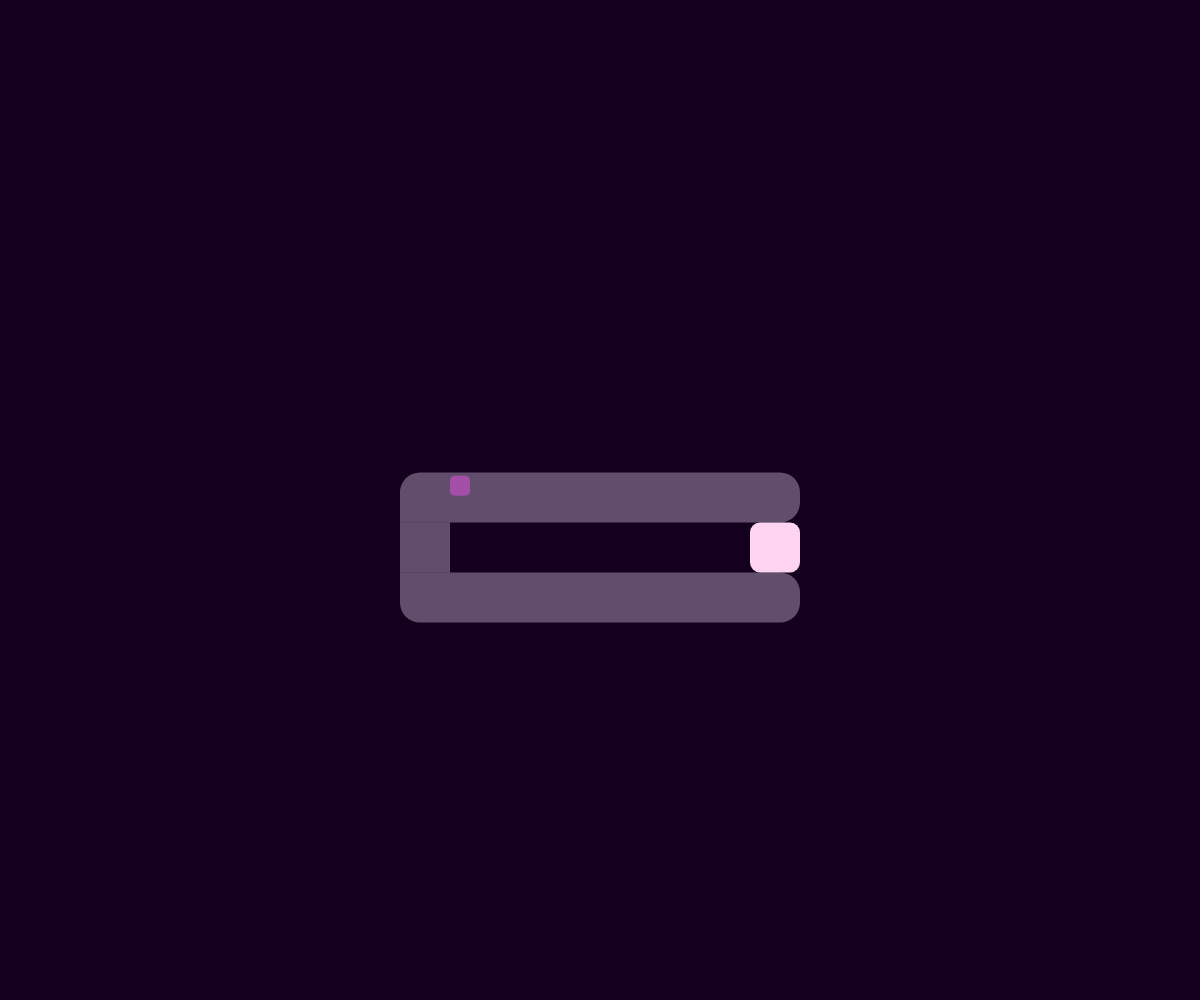
Frame 1 (no input)
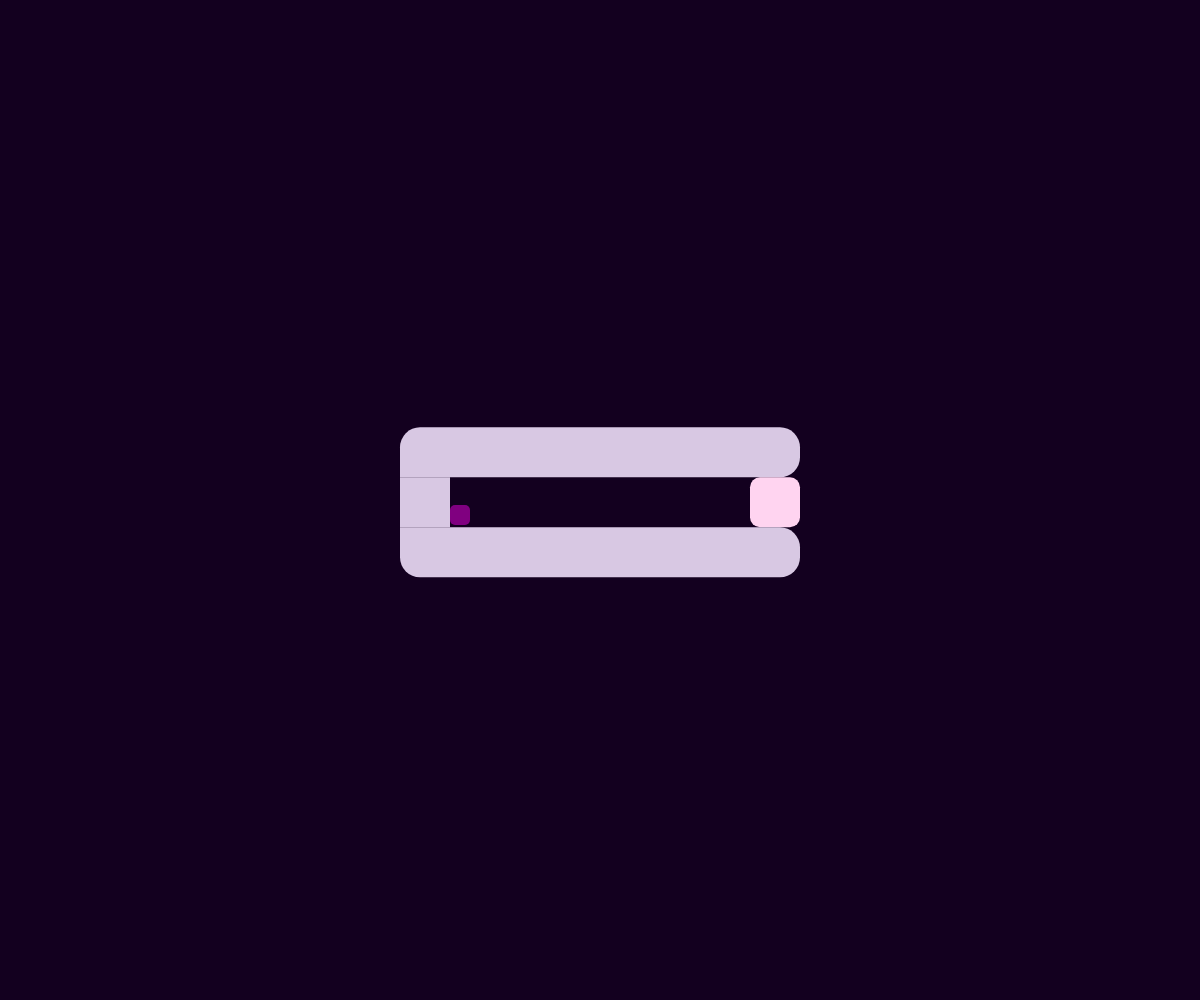
Frame 60 (no input)
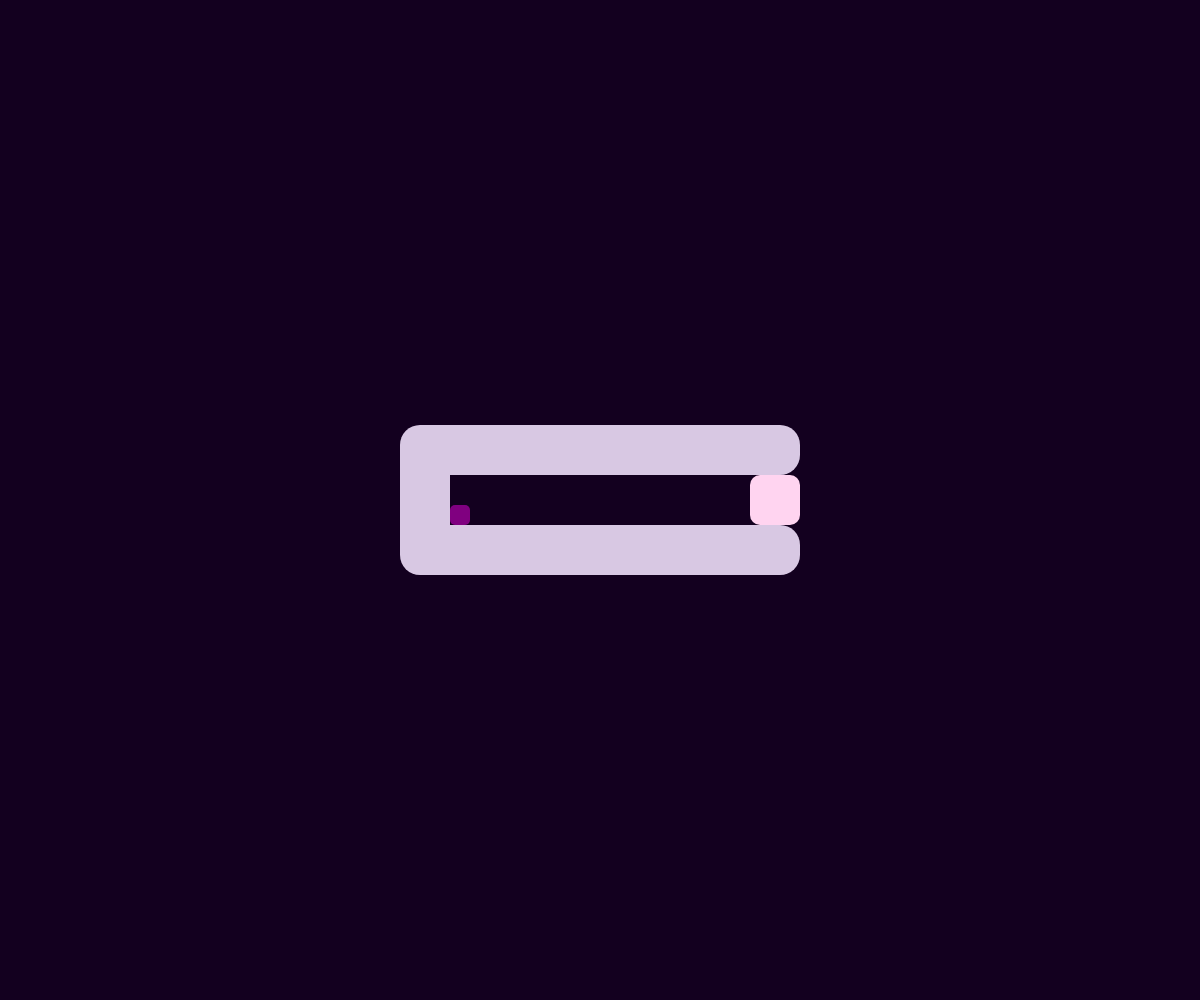
Frame 120 (the mouse pressed at the canvas centre since frame 60)

The p5.js sketch that drew these frames (run headless with seeded random() and noise() and a simulated clock; from frame 60 on, the mouse is pressed at the canvas centre):

// p5.js sketch
// ── sketch.js
var blocks=[
  [],
  [],
  [],
  [],
  [],
  [],
  [],
  [],
  [],
  [],
  [],
  [],
  [],
  [],
  [],
  [],
  [],
  [],
  [],
  [],
  [],
  [],
  [],  
];
var cam={
  x:0,
  y:0
};
var x;
var y;
var circlix=[];
var anticircleX=[];
var anticircleY=[];
var circleRed=[];
var circleR=[];
var antiCircleR=[];
var circleGreen=[];
var circleBlue=[];
var circliy=[];
var keys=[];
var level=0;
function keyPressed(){
  keys[keyCode]=true;
}
function keyReleased(){
  keys[keyCode]=false;
}
function windowResized(){
  resizeCanvas(windowWidth,windowHeight);
}
var testMap=[
  '                            ',
  '1                           ',
  '                            ',
  ' 11                    1    ',
  ' 1                       1  ',
  '    111      1         1    ',
  '     11  1 1      111    1  ',
  '        1     111  1   111  ',
  '                1           ',
  '                            ',
  '                            ',
];
var player;
var levelWidth;
var levelHeight;
var rotation1;
var rotation2;
var rotation1now;
var rotation2now;
function setup() {
  rotation1=random(0,PI);
  rotation2=random(0,PI);
  rotation1now=random(0,PI/6);
  rotation2now=random(0,PI/6);
  createCanvas(windowWidth,windowHeight);
  x=width/2-165*1.5;
  y=-width/5;
  player=new Player(100,100);
  Load(blocks,worldMap)
  for(var i=0;i<blocks[level].length;i++){
    if(blocks[level][i].type1===1){
      blocksNeededtoTouch++;
    }
  }
  for(var i=0;i<20;i++){
    circlix.push(random(0,width));
    circliy.push(random(0,height));
    anticircleX.push(random(0,width));
    anticircleY.push(random(0,height));
    circleRed.push(random(200,255));
    circleR.push(random(20,100));
    circleGreen.push(random(200,255));
    circleBlue.push(random(200,255));
    antiCircleR.push(random(20,100));
}
}
var blocksTouched=0;
var blocksNeededtoTouch=0;
var a=0
function draw() {
  frameRate(60);
    for(var i=0;i<worldMap[level].length;i++){
    for(var j=0;j<worldMap[level][i].length;j++){
      levelHeight=worldMap[level].length;
      levelWidth=worldMap[level][i].length;
    }
  }
  if(levelWidth*50>width){
    cam.x=lerp(cam.x, width/2-player.x, 0.05);
  }else{
    cam.x=-levelWidth*25;
  }
  if(levelHeight*50>height){
    cam.y=lerp(cam.y, height/2-player.y, 0.05);
  }else{
    cam.y=-levelHeight*25;
  }
  switch(level){
    case 0:
      background(19, 0, 31);
    break;
    case 1:
      background(19, 0, 31);
    break;
    case 2:
      background(19, 0, 31);
    break;
    case 3:
      background(19, 0, 31);
    break;
    case 4:
      background(19, 0, 31);
    break;
    case 5:
      background(19, 0, 31);
    break;
    case 6:
      background(19, 0, 31);
    break;
    case 7:
      background(19, 0, 31);
    break;
    case 8:
      background(19, 0, 31);
    break;
    case 9:
      background(181,241,255);
    break;
    case 10:
      background(181,241,255);
    break;
    case 11:
      background(181,241,255);
    break;
    case 12:
      background(19, 0, 31);
    break;
    case 13:
      background(181,241,255);
    break;
    case 14:
      for(var i=0;i<width;i++){
        var a=color(255, 215, 122,200);
        var b=color(255, 191, 238,200);
        var c=lerpColor(a,b,i/width);
        stroke(c);
        line(i,0,i,height);
      }
      if(frameCount%30===0){
        rotation1=random(0,PI/6);
        rotation2=random(0,PI/6);
      }
      for(var i=-width*0.5;i<width*1.25;i+=300){
        stroke(0,0,0,30);
        noFill();
        strokeWeight(3);
        drawHexagon(i,3*height/4,150,6,rotation1now);
        drawHexagon(i+150,height/4,150,6,rotation2now);
      }
      rotation1now=lerp(rotation1now,rotation1,0.05);
      rotation2now=lerp(rotation2now,rotation2,0.05);;
    break;
    case 15:
      for(var i=0;i<width;i++){
        var a=color(255, 215, 122,200);
        var b=color(255, 191, 238,200);
        var c=lerpColor(a,b,i/width);
        stroke(c);
        line(i,0,i,height);
      }
      if(frameCount%30===0){
        rotation1=random(0,PI/6);
        rotation2=random(0,PI/6);
      }
      for(var i=-width*0.5;i<width*1.25;i+=300){
        stroke(0,0,0,30);
        noFill();
        strokeWeight(3);
        drawHexagon(i,3*height/4,150,6,rotation1now);
        drawHexagon(i+150,height/4,150,6,rotation2now);
      }
      rotation1now=lerp(rotation1now,rotation1,0.05);
      rotation2now=lerp(rotation2now,rotation2,0.05);;
    break;
    case 16:
      background(19,0,31);
    break;
    case 17:
      background(255);
    break;
    case 18:
      background(19,0,31);
    break;
    case 19:
      background(255);
    break;
    case 20:
      background(255);
    break;
    case 21:
      background(255);
    break;
    case 22:
      background(255);
      push();
y=lerp(y,height/2,0.05);
translate(x,y);
scale(1.5);
fill(0);
strokeWeight(3);
//H
beginShape();
vertex(0,20);
vertex(20,20);
vertex(30,0);
vertex(40,0);
vertex(30,20);
vertex(50,20);
vertex(80,-40);
vertex(60,-40);
vertex(45,-10);
vertex(35,-10);
vertex(50,-40);
vertex(30,-40);
endShape(CLOSE);
//E
beginShape();
vertex(70,20);
vertex(100,-40);
vertex(150,-40);
vertex(140,-20);
vertex(110,-20);
vertex(105,-10);
vertex(135,-10);
vertex(130,0);
vertex(100,0);
vertex(95,10);
vertex(125,10);
vertex(120,20);
endShape(CLOSE);
//M
beginShape();
vertex(170,20);
vertex(170,-40);
vertex(190,-40);
vertex(200,-10);
vertex(210,-40);
vertex(230,-40);
vertex(230,20);
vertex(210,20);
vertex(210,0);
vertex(190,0);
vertex(190,20);
endShape(CLOSE);
beginShape();
vertex(250,20);
vertex(260,0);
vertex(275,0);
vertex(285,-20);
vertex(270,-20);
vertex(280,-40);
vertex(330,-40);
vertex(320,-20);
vertex(305,-20);
vertex(295,0);
vertex(310,0);
vertex(300,20);
endShape(CLOSE);
pop();
for(var i=0;i<circlix.length;i++){
  fill(circleRed[i],circleGreen[i],circleBlue[i],100);
  noStroke();
  ellipse(circlix[i],circliy[i],circleR[i],circleR[i]);
      circlix[i]=lerp(circlix[i],anticircleX[i],0.05);
      circliy[i]=lerp(circliy[i],anticircleY[i],0.05);
      circleR[i]=lerp(circleR[i],antiCircleR[i],0.05);
  if(frameCount%30===0){
      anticircleX[i]=random(0,width);
      anticircleY[i]=random(0,height);
      circleR[i]=random(20,100);
  }
}
    break;
  }
  push();
  translate(width/2,height/2);
  translate(cam.x,cam.y);
  if(levelHeight*50>height){
    translate(0,-height/2);
  }
  if(levelWidth*50>width){
    translate(-width/2,0);
  }
  player.update(blocks[level]);
  player.show();
  for(var i=0;i<blocks[level].length;i++){
    blocks[level][i].update(player);
    blocks[level][i].updateTexture(blocks[level]);
    blocks[level][i].show();
  }
  pop();
  if(player.hitPortal){
    player.yvel=0;
    level++;
    Load(blocks, worldMap);
    Erase(blocks[level-1]);
  }
}

// ── Assets.js
function Block(x,y,type1,type2,type3,type4){
    this.x=x;
    this.y=y;
    this.designx=this.x+100;
    this.designy=this.y+50;
    this.type1=type1;
    this.type2=type2;
    this.type3=type3;
    this.type4=type4;
    this.Sz=50;
    this.BlocktoLeft=false;
    this.BlocktoRight=false;
    this.BlockAbove=false;
    this.BlockBelow=false;
    this.on=false;
    this.anticipatedy=this.y;
    this.anticipatedx=this.x;
    this.moving=false;
    this.active=false;
    this.touched=false;
    this.design3picker=round(random(1,2.25));
    this.updateTexture=function(blocks){
        
            for(var i=0;i<blocks.length;i++){
            var b=blocks[i];
            if(dist(this.x,this.y,b.x,b.y)===50){
                if(this.type1===b.type1){
                        if(this.x-b.x===-50){
                            this.BlocktoRight=true;
                        }
                        if(this.x-b.x===50){
                            this.BlocktoLeft=true;
                        }
                        if(this.y-b.y===50){
                            this.BlockAbove=true;
                        }
                        if(this.y-b.y===-50){
                            this.BlockBelow=true;
                        }
                        if(this.touched){
                            b.touched=true;
                        }
                }
                if(this.on){
                    b.on=true;
                }
                if(this.moving){
                    b.moving=true;
                }
                }
            //Cornering
            switch(this.type2){
                case 1:
                    if(!this.BlockAbove&&this.BlockBelow&&!this.BlocktoLeft&&this.BlocktoRight){
                        this.type3=2;
                        this.type4=1;
                    }
                    if(!this.BlockAbove&&this.BlockBelow&&this.BlocktoLeft&&!this.BlocktoRight){
                        this.type3=2;
                        this.type4=2;
                    }
                    if(this.BlockAbove&&!this.BlockBelow&&this.BlocktoLeft&&!this.BlocktoRight){
                        this.type3=2;
                        this.type4=3;
                    }
                    if(this.BlockAbove&&!this.BlockBelow&&!this.BlocktoLeft&&this.BlocktoRight){
                        this.type3=2;
                        this.type4=4;
                    }
                    //Pillaring
                    if(!this.BlockAbove&&this.BlockBelow&&!this.BlocktoLeft&&!this.BlocktoRight){
                            this.type3=3;
                            this.type4=1;
                    }
                    if(!this.BlockAbove&&!this.BlockBelow&&this.BlocktoLeft&&!this.BlocktoRight){
                        this.type3=3;
                        this.type4=2;
                    }
                    if(this.BlockAbove&&!this.BlockBelow&&!this.BlocktoLeft&&!this.BlocktoRight){
                        this.type3=3;
                        this.type4=3;
                    }
                    if(!this.BlockAbove&&!this.BlockBelow&&!this.BlocktoLeft&&this.BlocktoRight){
                        this.type3=3;
                        this.type4=4;
                    }
                    //Miscellaneous
                    //All around and Betweening
                    if(this.BlockAbove&&this.BlockBelow&&this.BlocktoLeft&&this.BlocktoRight){
                        this.type3=4;
                    }
                    if(this.BlockAbove&&this.BlockBelow&&!this.BlocktoLeft&&!this.BlocktoRight){
                        this.type3=4;
                    }
                    if(!this.BlockAbove&&!this.BlockBelow&&this.BlocktoLeft&&this.BlocktoRight){
                        this.type3=4;
                    }
                    //Three Waying
                    if(!this.BlockAbove&&this.BlockBelow&&this.BlocktoLeft&&this.BlocktoRight){
                        this.type3=4;
                    }
                    if(this.BlockAbove&&!this.BlockBelow&&this.BlocktoLeft&&this.BlocktoRight){
                        this.type3=4;
                    }
                    if(this.BlockAbove&&this.BlockBelow&&!this.BlocktoLeft&&this.BlocktoRight){
                        this.type3=4;
                    }
                    if(this.BlockAbove&&this.BlockBelow&&this.BlocktoLeft&&!this.BlocktoRight){
                        this.type3=4;
                    }
                break;  
                case 2:
                    if(this.BlocktoLeft&&!this.BlocktoRight){
                        this.type3=2;
                        this.type4=1;
                    }
                    if(!this.BlocktoLeft&&this.BlocktoRight){
                        this.type3=2;
                        this.type4=2;
                    }
                    if(this.BlocktoLeft&&this.BlocktoRight){
                        this.type3=3;
                        this.type4=1;
                    }
                break; 
                case 3:
                    if(this.BlocktoLeft&&this.BlocktoRight){
                        this.type3=3; 
                     }
                     if(!this.BlocktoLeft&&this.BlocktoRight){
                        this.type3=2;
                        this.type4=1; 
                     }
                     if(this.BlocktoLeft&&!this.BlocktoRight){
                        this.type3=2;
                        this.type4=2; 
                     }
                break; 
                case 4:
                    if(this.BlocktoLeft&&this.BlocktoRight){
                        this.type3=3; 
                     }
                     if(!this.BlocktoLeft&&this.BlocktoRight){
                        this.type3=2;
                        this.type4=1; 
                     }
                     if(this.BlocktoLeft&&!this.BlocktoRight){
                        this.type3=2;
                        this.type4=2; 
                     }
                break; 
            }
            
            
        }
        
    
};
this.update=function(player,blocks){
    if(this.type2===3){
        this.designy=this.y;
    }
    if(this.type2!==3){
        this.designx=this.x;
    }
    //if(this.type1!==3){
        switch(this.type2){
            case 1:
                if(this.touched&&!this.on){
                    blocksTouched++;
                }
                if(dist(player.x,0,this.x,0)<250){
                    this.moving=true;
                }
                if(this.moving){
                    this.designy=lerp(this.designy,this.anticipatedy,0.05)
                }
                if(dist(this.designy,0,this.anticipatedy,0)<1){
                    this.designy=this.anticipatedy;
                    this.moving=false;
                }
            break;
            case 2:
                if(this.touched&&!this.on){
                    blocksTouched++;
                }
                if(dist(player.x,0,this.x,0)<250){
                    this.moving=true;
                }
                if(this.moving){
                    this.designy=lerp(this.designy,this.anticipatedy,0.05)
                }
                if(dist(this.designy,0,this.anticipatedy,0)<1){
                    this.designy=this.anticipatedy;
                    this.moving=false;
                }
            break;
            case 3:
                if(this.touched&&!this.on){
                    blocksTouched++;
                }
                if(dist(player.x,0,this.x,0)<250){
                    this.moving=true;
                }
                if(this.moving){
                    this.designx=lerp(this.designx,this.anticipatedx,0.05)
                }
                if(dist(this.designx,0,this.anticipatedx,0)<1){
                    this.designx=this.anticipatedx;
                    this.moving=false;
                }
            break;
        }
        
    };
    this.show=function(){
        //Type 1 will show which kind of block it is. Normal block, Death Block...
        switch(this.type1){
            case 1:
                //Normal Block
                //Type 2 will show which design it is in. For example, the first part is round, then the other is trapezoidal
                switch(this.type2){
                    case 1:
                        //First Part
                        //Type 3 explains which kind of block it is for the purpose of connective textures
                        switch(this.type3){
                            case 1:
                                //Self
                                if(this.on){
                                    fill(216, 200, 227);
                                    noStroke();
                                    rect(this.designx,this.designy,this.Sz,this.Sz,20,20,20,20);
                                }
                                if(!this.on){
                                    fill(216, 200, 227,100);
                                    noStroke();
                                    rect(this.designx,this.designy,this.Sz,this.Sz,20,20,20,20);
                                }
                            break;
                            case 2:
                                //Corner
                                if(this.on){
                                    fill(216, 200, 227);
                                    noStroke();
                                }
                                if(!this.on){
                                    fill(216, 200, 227,100);
                                    noStroke();
                                }
                                //Finally, type 4 explains what rotation of the object you will see for the purpose of connective textures
                                switch(this.type4){
                                    case 1:
                                        rect(this.designx,this.designy,this.Sz,this.Sz,20,0,0,0);
                                    break;
                                    case 2:
                                        rect(this.designx,this.designy,this.Sz,this.Sz,0,20,0,0);
                                    break;
                                    case 3:
                                        rect(this.designx,this.designy,this.Sz,this.Sz,0,0,20,0);
                                    break;
                                    case 4:
                                        rect(this.designx,this.designy,this.Sz,this.Sz,0,0,0,20);
                                    break;
                                }
                            break;
                            case 3:
                                //Pillar
                                if(this.on){
                                    fill(216, 200, 227);
                                    noStroke();
                                }
                                if(!this.on){
                                    fill(216, 200, 227,100);
                                    noStroke();
                                }
                                switch(this.type4){
                                    case 1:
                                        rect(this.designx,this.designy,this.Sz,this.Sz,20,20,0,0);
                                    break;
                                    case 2:
                                        rect(this.designx,this.designy,this.Sz,this.Sz,0,20,20,0);
                                    break;
                                    case 3:
                                        rect(this.designx,this.designy,this.Sz,this.Sz,0,0,20,20);
                                    break;
                                    case 4:
                                        rect(this.designx,this.designy,this.Sz,this.Sz,20,0,0,20);
                                    break;
                                }
                            break;
                            case 4:
                                //Filler
                                if(this.on){
                                    fill(216, 200, 227);
                                    noStroke();
                                }
                                if(!this.on){
                                    fill(216, 200, 227,100);
                                    noStroke();
                                }
                                rect(this.designx,this.designy,this.Sz,this.Sz);
                            break;
                        }
                    break;
                    case 2:
                        //Second Part
                        switch(this.type3){
                            case 1:
                                //Selfing
                                strokeWeight(5);
                                stroke(54,54,54)
                                strokeCap(PROJECT);
                                noFill();
                                triangle(this.designx,this.designy,this.designx+this.Sz,this.designy,this.designx,this.designy+this.Sz);
                                fill(0,0,0,30);
                                noStroke();
                                beginShape();
                                vertex(this.designx,this.designy+this.Sz+10);
                                vertex(this.designx+this.Sz,this.designy+10);
                                vertex(this.designx+this.Sz,height);
                                vertex(this.designx,height);
                                endShape(CLOSE);
                            break;
                            case 2:
                                //Ending
                                strokeWeight(5);
                                stroke(54,54,54)
                                strokeCap(PROJECT);
                                switch(this.type4){
                                    case 1:
                                        noFill();
                                        beginShape();
                                        vertex(this.designx,this.designy);
                                        vertex(this.designx+this.Sz,this.designy);
                                        vertex(this.designx,this.designy+this.Sz);
                                        endShape();
                                        fill(0,0,0,30);
                                        noStroke();
                                        beginShape();
                                        vertex(this.designx,this.designy+this.Sz+10);
                                        vertex(this.designx+this.Sz,this.designy+10);
                                        vertex(this.designx+this.Sz,height);
                                        vertex(this.designx,height);
                                        endShape(CLOSE);
                                    break;
                                    case 2:
                                        noFill();
                                        beginShape();
                                        vertex(this.designx+this.Sz,this.designy);
                                        vertex(this.designx,this.designy);
                                        vertex(this.designx+this.Sz,this.designy+this.Sz);
                                        endShape();
                                        fill(0,0,0,30);
                                        noStroke();
                                        beginShape();
                                        vertex(this.designx,this.designy+10);
                                        vertex(this.designx+this.Sz,this.designy+this.Sz+10);
                                        vertex(this.designx+this.Sz,height);
                                        vertex(this.designx,height);
                                        endShape(CLOSE);
                                    break;
                                }
                            break;
                            case 3:
                                //Filler
                                strokeWeight(5);
                                stroke(54,54,54)
                                strokeCap(PROJECT);
                                line(this.designx,this.designy,this.designx+this.Sz,this.designy);
                                line(this.designx,this.designy+this.Sz,this.designx+this.Sz,this.designy+this.Sz);
                                fill(0,0,0,30);
                                noStroke();
                                rect(this.designx,this.designy+this.Sz+10,this.Sz,height);
                            break;
                        }
                    break;
                    case 3:
                        switch(this.type3){
                            case 1:
                                //Self
                                if(this.design3picker===1){
                                    fill(255, 198, 99);
                                }
                                if(this.design3picker===2){
                                    fill(27, 29, 36);
                                }
                                noStroke();
                                rect(this.designx,this.designy,this.Sz,this.Sz,5,5,5,5)
                            break;
                            case 2:
                                //Siding
                                if(this.design3picker===1){
                                    fill(255, 198, 99);
                                }
                                if(this.design3picker===2){
                                    fill(27, 29, 36);
                                }
                                noStroke();
                                switch(this.type4){
                                    case 1:
                                        rect(this.designx,this.designy,this.Sz,this.Sz,5,0,0,5);
                                    break;
                                    case 2:
                                        rect(this.designx,this.designy,this.Sz,this.Sz,0,5,5,0);
                                    break;
                                }
                            break;
                            case 3:
                                //Filler
                                if(this.design3picker===1){
                                    fill(255, 198, 99);
                                }
                                if(this.design3picker===2){
                                    fill(27, 29, 36);
                                }
                                noStroke();
                                rect(this.designx,this.designy,this.Sz,this.Sz);
                            break;
                        }
                    break;
                    case 4:
                        switch(this.type3){
                            case 1:
                                //Self
                                fill(0);
                                noStroke();
                                rect(this.x,this.y,this.Sz,this.Sz,20,0,20,0);
                            break;
                            case 2:
                                //Corner
                                fill(0);
                                noStroke();
                                switch(this.type4){
                                    case 1:
                                        rect(this.x,this.y,this.Sz,this.Sz,20,0,0,0);
                                    break;
                                    case 2:
                                        rect(this.x,this.y,this.Sz,this.Sz,0,0,20,0);
                                    break;
                                }
                            break;
                            case 3:
                                //Filler
                                fill(0);
                                noStroke();
                                rect(this.x,this.y,this.Sz,this.Sz);
                            break;
                        }
                    break;
                }
            break;
            case 2:
                //Death Block
                switch(this.type2){
                    case 1:
                        switch(this.type3){
                            case 1:
                                //Self
                                if(this.on){
                                    fill(233, 69, 96);
                                    noStroke();
                                    rect(this.designx,this.designy,this.Sz,this.Sz,20,20,20,20);
                                }
                                if(!this.on){
                                    fill(216, 200, 227,100);
                                    noStroke();
                                    rect(this.designx,this.designy,this.Sz,this.Sz,20,20,20,20);
                                }
                            break;
                            case 2:
                                //Corner
                                if(this.on){
                                    fill(233, 69, 96);
                                    noStroke();
                                }
                                if(!this.on){
                                    fill(216, 200, 227,100);
                                    noStroke();
                                }
                                //Finally, type 4 explains what rotation of the object you will see for the purpose of connective textures
                                switch(this.type4){
                                    case 1:
                                        rect(this.designx,this.designy,this.Sz,this.Sz,20,0,0,0);
                                    break;
                                    case 2:
                                        rect(this.designx,this.designy,this.Sz,this.Sz,0,20,0,0);
                                    break;
                                    case 3:
                                        rect(this.designx,this.designy,this.Sz,this.Sz,0,0,20,0);
                                    break;
                                    case 4:
                                        rect(this.designx,this.designy,this.Sz,this.Sz,0,0,0,20);
                                    break;
                                }
                            break;
                            case 3:
                                //Pillar
                                if(this.on){
                                    fill(233, 69, 96);
                                    noStroke();
                                }
                                if(!this.on){
                                    fill(216, 200, 227,100);
                                    noStroke();
                                }
                                switch(this.type4){
                                    case 1:
                                        rect(this.designx,this.designy,this.Sz,this.Sz,20,20,0,0);
                                    break;
                                    case 2:
                                        rect(this.designx,this.designy,this.Sz,this.Sz,0,20,20,0);
                                    break;
                                    case 3:
                                        rect(this.designx,this.designy,this.Sz,this.Sz,0,0,20,20);
                                    break;
                                    case 4:
                                        rect(this.designx,this.designy,this.Sz,this.Sz,20,0,0,20);
                                    break;
                                }
                            break;
                            case 4:
                                //Filler
                                if(this.on){
                                    fill(233, 69, 96);
                                    noStroke();
                                }
                                if(!this.on){
                                    fill(216, 200, 227,100);
                                    noStroke();
                                }
                                rect(this.designx,this.designy,this.Sz,this.Sz);
                            break;
                        }
                    break;
                    break;
                    case 2:
                        switch(this.type3){
                            case 1:
                                //Selfing
                                strokeWeight(5);
                                stroke(235,69,95);
                                strokeCap(PROJECT);
                                noFill();
                                triangle(this.designx,this.designy,this.designx+this.Sz,this.designy,this.designx,this.designy+this.Sz);
                                fill(0,0,0,30);
                                noStroke();
                                beginShape();
                                vertex(this.designx,this.designy+this.Sz+10);
                                vertex(this.designx+this.Sz,this.designy+10);
                                vertex(this.designx+this.Sz,height);
                                vertex(this.designx,height);
                                endShape(CLOSE);
                            break;
                            case 2:
                                //Ending
                                strokeWeight(5);
                                stroke(235,69,95);
                                strokeCap(PROJECT);
                                switch(this.type4){
                                    case 1:
                                        noFill();
                                        beginShape();
                                        vertex(this.designx,this.designy);
                                        vertex(this.designx+this.Sz,this.designy);
                                        vertex(this.designx,this.designy+this.Sz);
                                        endShape();
                                        fill(0,0,0,30);
                                        noStroke();
                                        beginShape();
                                        vertex(this.designx,this.designy+this.Sz+10);
                                        vertex(this.designx+this.Sz,this.designy+10);
                                        vertex(this.designx+this.Sz,height);
                                        vertex(this.designx,height);
                                        endShape(CLOSE);
                                    break;
                                    case 2:
                                        noFill();
                                        beginShape();
                                        vertex(this.designx+this.Sz,this.designy);
                                        vertex(this.designx,this.designy);
                                        vertex(this.designx+this.Sz,this.designy+this.Sz);
                                        endShape();
                                        fill(0,0,0,30);
                                        noStroke();
                                        beginShape();
                                        vertex(this.designx,this.designy+10);
                                        vertex(this.designx+this.Sz,this.designy+this.Sz+10);
                                        vertex(this.designx+this.Sz,height);
                                        vertex(this.designx,height);
                                        endShape(CLOSE);
                                    break;
                                }
                            break;
                            case 3:
                                //Filler
                                strokeWeight(5);
                                stroke(235,69,95);
                                strokeCap(PROJECT);
                                line(this.designx,this.designy,this.designx+this.Sz,this.designy);
                                line(this.designx,this.designy+this.Sz,this.designx+this.Sz,this.designy+this.Sz);
                                fill(0,0,0,30);
                                noStroke();
                                rect(this.designx,this.designy+this.Sz+10,this.Sz,height);
                            break;
                        }
                    break;
                    case 4:
                        switch(this.type3){
                            case 1:
                                //Self
                                fill(255,0,99);
                                noStroke();
                                rect(this.x,this.y,this.Sz,this.Sz,20,0,20,0);
                            break;
                            case 2:
                                //Corner
                                fill(255,0,99);
                                noStroke();
                                switch(this.type4){
                                    case 1:
                                        rect(this.x,this.y,this.Sz,this.Sz,20,0,0,0);
                                    break;
                                    case 2:
                                        rect(this.x,this.y,this.Sz,this.Sz,0,0,20,0);
                                    break;
                                }
                            break;
                            case 3:
                                //Filler
                                fill(255,0,99);
                                noStroke();
                                rect(this.x,this.y,this.Sz,this.Sz);
                            break;
                        }
                    break;
                }
            break;
            case 3:
                //Portal to next Level
                noStroke();
                fill(255, 212, 240);
                rect(this.designx,this.designy,this.Sz,this.Sz,10,10,10,10);
            break;
            case 4:
                //Jumpy block
                switch(this.type2){
                    case 1:
                        switch(this.type3){
                            case 1:
                                //Self
                                if(this.on){
                                    fill(255, 255, 208);
                                    noStroke();
                                    rect(this.designx,this.designy,this.Sz,this.Sz,20,20,20,20);
                                }
                                if(!this.on){
                                    fill(216, 200, 227,100);
                                    noStroke();
                                    rect(this.designx,this.designy,this.Sz,this.Sz,20,20,20,20);
                                }
                            break;
                            case 2:
                                //Corner
                                if(this.on){
                                    fill(255, 255, 208);
                                    noStroke();
                                }
                                if(!this.on){
                                    fill(216, 200, 227,100);
                                    noStroke();
                                }
                                //Finally, type 4 explains what rotation of the object you will see for the purpose of connective textures
                                switch(this.type4){
                                    case 1:
                                        rect(this.designx,this.designy,this.Sz,this.Sz,20,0,0,0);
                                    break;
                                    case 2:
                                        rect(this.designx,this.designy,this.Sz,this.Sz,0,20,0,0);
                                    break;
                                    case 3:
                                        rect(this.designx,this.designy,this.Sz,this.Sz,0,0,20,0);
                                    break;
                                    case 4:
                                        rect(this.designx,this.designy,this.Sz,this.Sz,0,0,0,20);
                                    break;
                                }
                            break;
                            case 3:
                                //Pillar
                                if(this.on){
                                    fill(255, 255, 208);
                                    noStroke();
                                }
                                if(!this.on){
                                    fill(216, 200, 227,100);
                                    noStroke();
                                }
                                switch(this.type4){
                                    case 1:
                                        rect(this.designx,this.designy,this.Sz,this.Sz,20,20,0,0);
                                    break;
                                    case 2:
                                        rect(this.designx,this.designy,this.Sz,this.Sz,0,20,20,0);
                                    break;
                                    case 3:
                                        rect(this.designx,this.designy,this.Sz,this.Sz,0,0,20,20);
                                    break;
                                    case 4:
                                        rect(this.designx,this.designy,this.Sz,this.Sz,20,0,0,20);
                                    break;
                                }
                            break;
                            case 4:
                                //Filler
                                if(this.on){
                                    fill(255, 255, 208);
                                    noStroke();
                                }
                                if(!this.on){
                                    fill(216, 200, 227,100);
                                    noStroke();
                                }
                                rect(this.designx,this.designy,this.Sz,this.Sz);
                            break;
                        }
                    break;
                    case 2:
                        switch(this.type3){
                            case 1:
                                //Selfing
                                strokeWeight(5);
                                stroke(241,247,181)
                                strokeCap(PROJECT);
                                noFill();
                                triangle(this.designx,this.designy,this.designx+this.Sz,this.designy,this.designx,this.designy+this.Sz);
                                fill(0,0,0,30);
                                noStroke();
                                beginShape();
                                vertex(this.designx,this.designy+this.Sz+10);
                                vertex(this.designx+this.Sz,this.designy+10);
                                vertex(this.designx+this.Sz,height);
                                vertex(this.designx,height);
                                endShape(CLOSE);
                            break;
                            case 2:
                                //Ending
                                strokeWeight(5);
                                stroke(241,247,181)
                                strokeCap(PROJECT);
                                switch(this.type4){
                                    case 1:
                                        noFill();
                                        beginShape();
                                        vertex(this.designx,this.designy);
                                        vertex(this.designx+this.Sz,this.designy);
                                        vertex(this.designx,this.designy+this.Sz);
                                        endShape();
                                        fill(0,0,0,30);
                                        noStroke();
                                        beginShape();
                                        vertex(this.designx,this.designy+this.Sz+10);
                                        vertex(this.designx+this.Sz,this.designy+10);
                                        vertex(this.designx+this.Sz,height);
                                        vertex(this.designx,height);
                                        endShape(CLOSE);
                                    break;
                                    case 2:
                                        noFill();
                                        beginShape();
                                        vertex(this.designx+this.Sz,this.designy);
                                        vertex(this.designx,this.designy);
                                        vertex(this.designx+this.Sz,this.designy+this.Sz);
                                        endShape();
                                        fill(0,0,0,30);
                                        noStroke();
                                        beginShape();
                                        vertex(this.designx,this.designy+10);
                                        vertex(this.designx+this.Sz,this.designy+this.Sz+10);
                                        vertex(this.designx+this.Sz,height);
                                        vertex(this.designx,height);
                                        endShape(CLOSE);
                                    break;
                                }
                            break;
                            case 3:
                                //Filler
                                strokeWeight(5);
                                stroke(241,247,181)
                                strokeCap(PROJECT);
                                line(this.designx,this.designy,this.designx+this.Sz,this.designy);
                                line(this.designx,this.designy+this.Sz,this.designx+this.Sz,this.designy+this.Sz);
                                fill(0,0,0,30);
                                noStroke();
                                rect(this.designx,this.designy+this.Sz+10,this.Sz,height);
                            break;
                        }
                    break;
                    case 4:
                        switch(this.type3){
                            case 1:
                                //Self
                                fill(255,233,177);
                                noStroke();
                                rect(this.x,this.y,this.Sz,this.Sz,20,0,20,0);
                            break;
                            case 2:
                                //Corner
                                fill(255,233,177);
                                noStroke();
                                switch(this.type4){
                                    case 1:
                                        rect(this.x,this.y,this.Sz,this.Sz,20,0,0,0);
                                    break;
                                    case 2:
                                        rect(this.x,this.y,this.Sz,this.Sz,0,0,20,0);
                                    break;
                                }
                            break;
                            case 3:
                                //Filler
                                fill(255,233,177);
                                noStroke();
                                rect(this.x,this.y,this.Sz,this.Sz);
                            break;
                        }
                    break;
                }
            break;
            
        }
    };
}
// ── Player.js
function Player(x,y){
    this.x=x;
    this.y=y;
    this.Sz=20;
    this.speed=5;
    this.accel=0;
    this.yvel=0;
    this.gravity=0.8;
    this.falling=true;
    this.jumpHeight=9.7;
    this.hitPortal=false;
    this.respawn={
      x:this.x,
      y:this.y
    };
    this.superJump=false;
    this.update=function(blocks){
        if(keys[LEFT_ARROW]){this.accel=-this.speed;}
        if(keys[RIGHT_ARROW]){this.accel=this.speed;}
        if(keys[UP_ARROW]&&!this.falling){
            this.yvel=-this.jumpHeight;
          }
          if(this.superJump){
            this.jumpHeight=14;
          }else{
            this.jumpHeight=9.7;
          }
        if(keys[82]){
          this.x=this.respawn.x;
          this.y=this.respawn.y;
          this.yvel=0;
          for(var i=0;i<blocks.length;i++){
            blocks[i].on=false;
          }
      }
        // if(keys[UP_ARROW]&&this.falling){
          // if(this.yvel>1){
            // this.yvel-=this.jumpHeight/18;
          // }
        // }
        if(!keys[LEFT_ARROW]&&!keys[RIGHT_ARROW]){
            this.accel=0;
        }
        this.x+=this.accel;
        this.yvel+=this.gravity;
        this.collideWith(this.accel,0,blocks);
        this.falling=true;
        this.y+=this.yvel;
        this.hitPortal=false;
        this.superJump=false;
        this.collideWith(0,this.yvel,blocks);
        if(this.y>height){
          this.y=0+cam.y;
        }
    };
    this.collideWith=function(xv,yv,blocks){
      for(var i=0;i<blocks.length;i++){
        var b=blocks[i];
        if(this.y+this.Sz > b.y &&
          this.y        < b.y+b.Sz &&
          this.x+this.Sz > b.x &&
          this.x        < b.x+b.Sz){
            b.on=true;
            switch(b.type1){
              case 1:
                if(yv>0) {
                  this.yvel = 0;
                  this.falling = false;
                  this.y = b.y-this.Sz;
                }
                // TOP
                if(yv<0) {
                  this.yvel = 0;
                  this.falling = true;
                  this.y = b.y+b.Sz;
                }
                // RIGHT
                if(xv>0) {
                    this.accel = 0;
                    this.x = b.x-this.Sz;
                }
                // LEFT
                if(xv<0) {
                    this.accel = 0;
                    this.x = b.x+b.Sz;
                }
              break;
              case 2:
                this.x=this.respawn.x;
                this.y=this.respawn.y;
                this.yvel=0;

              break;
              case 3:
                this.hitPortal=true;
              break;
              case 4:
                if(yv>0) {
                  this.yvel = 0;
                  this.falling = false;
                  this.y = b.y-this.Sz;
                  this.superJump=true;
                }
                // TOP
                if(yv<0) {
                  this.yvel = 0;
                  this.falling = true;
                  this.y = b.y+b.Sz;
                }
                // RIGHT
                if(xv>0) {
                    this.accel = 0;
                    this.x = b.x-this.Sz;
                }
                // LEFT
                if(xv<0) {
                    this.accel = 0;
                    this.x = b.x+b.Sz;
                }
              break;
            }

        }
      }
    };
    this.show=function(){
      switch(level){
        case 0:
          fill(128,0,128);
        noStroke();
        rect(this.x,this.y,this.Sz,this.Sz,5);
        break;
        case 1:
          fill(128,0,128);
        noStroke();
        rect(this.x,this.y,this.Sz,this.Sz,5);
        break;
        case 2:
          fill(128,0,128);
        noStroke();
        rect(this.x,this.y,this.Sz,this.Sz,5);
        break;
        case 3:
          fill(128,0,128);
        noStroke();
        rect(this.x,this.y,this.Sz,this.Sz,5);
        break;
        case 4:
          fill(128,0,128);
        noStroke();
        rect(this.x,this.y,this.Sz,this.Sz,5);
        break;
        case 5:
          fill(128,0,128);
        noStroke();
        rect(this.x,this.y,this.Sz,this.Sz,5);
        break;
        case 6:
          fill(128,0,128);
        noStroke();
        rect(this.x,this.y,this.Sz,this.Sz,5);
        break;
        case 7:
          fill(128,0,128);
        noStroke();
        rect(this.x,this.y,this.Sz,this.Sz,5);
        break;
        case 8:
          fill(128,0,128);
        noStroke();
        rect(this.x,this.y,this.Sz,this.Sz,5);
        break;
        case 9:
          noFill();
        stroke(54,54,54);
        strokeWeight(2);
        rect(this.x,this.y,this.Sz,this.Sz,5);
        break;
        case 10:
          noFill();
        stroke(54,54,54);
        strokeWeight(2);
        rect(this.x,this.y,this.Sz,this.Sz,5);
        break;
        case 11:
          noFill();
        stroke(54,54,54);
        strokeWeight(2);
        rect(this.x,this.y,this.Sz,this.Sz,5);
        break;
        case 12:
          fill(128,0,128);
        noStroke();
        rect(this.x,this.y,this.Sz,this.Sz,5);
        break;
        case 13:
          noFill();
        stroke(54,54,54);
        strokeWeight(2);
        rect(this.x,this.y,this.Sz,this.Sz,5);
        break;
        case 14:
          noFill();
        stroke(54,54,54);
        strokeWeight(2);
        rect(this.x,this.y,this.Sz,this.Sz,5);
        break;
        case 15:
          noFill();
        stroke(54,54,54);
        strokeWeight(2);
        rect(this.x,this.y,this.Sz,this.Sz,5);
        break;
        case 16:
          fill(128,0,128);
        noStroke();
        rect(this.x,this.y,this.Sz,this.Sz,5);
        break;
        case 17:
          noFill();
        stroke(54,54,54);
        strokeWeight(2);
        rect(this.x,this.y,this.Sz,this.Sz,5);
        break;
        case 18:
          fill(128,0,128);
          noStroke();
          rect(this.x,this.y,this.Sz,this.Sz,5);
        break;
        case 19:
          noFill();
        stroke(54,54,54);
        strokeWeight(2);
        rect(this.x,this.y,this.Sz,this.Sz,5);
        break;
        case 20:
          noFill();
        stroke(54,54,54);
        strokeWeight(2);
        rect(this.x,this.y,this.Sz,this.Sz,5);
        break;
        case 21:
          noFill();
        stroke(54,54,54);
        strokeWeight(2);
        rect(this.x,this.y,this.Sz,this.Sz,5);
        break;
      }
    };
}
// ── customShape.js
function drawHexagon(centerX, centerY, radius, numSides,rotation){
    beginShape();
    for(var a = rotation; a < TAU+rotation; a+=(TAU)/numSides){
      var x = centerX + radius * cos(a);
      var y = centerY + radius * sin(a);
      vertex(x, y);
    }
    endShape(CLOSE);
  }
// ── load.js
function Load(set,map){
    for(var i=0;i<map[level].length;i++){
        for(var j=0;j<map[level][i].length;j++){
            switch(map[level][i][j]){
                case '1':
                    set[level].push(new Block(j*50,i*50,1,1,1,1));
                break;
                case 'P':
                    player.x=j*50;
                    player.y=i*50;
                    player.respawn.x=j*50;
                    player.respawn.y=i*50;
                break;
                case 'O':
                    set[level].push(new Block(j*50,i*50,3,1,1,1));
                break;
                case 'x':
                    set[level].push(new Block(j*50,i*50,2,1,1,1))
                break;
                case 'X':
                    set[level].push(new Block(j*50,i*50,2,2,1,1))
                break;
                case '!':
                    set[level].push(new Block(j*50,i*50,2,4,1,1))
                break;
                case 'j':
                    set[level].push(new Block(j*50,i*50,4,1,1,1))
                break;
                case 'K':
                    set[level].push(new Block(j*50,i*50,4,4,1,1))
                break;
                case 'J':
                    set[level].push(new Block(j*50,i*50,4,2,1,1))
                break;
                case '2':
                    set[level].push(new Block(j*50,i*50,1,2,1,1));
                break;
                case '3':
                    set[level].push(new Block(j*50,i*50,1,3,1,1));
                break;
                case '4':
                    set[level].push(new Block(j*50,i*50,1,4,1,1));
                break;
            }
        }
    }
}
function Erase(set){
    set.length=0;
}
// ── worldMap.js
var worldMap=[
    [
        '11111111',
        '1P     O',
        '11111111',
    ],
    [
         
        '1 11111 1',
        '1       1',
        '1       1',
        '1   1   1',
        '1P 111  O',
        '111111111',
    ],
    [
        '    111   ',
        '     1    ',
        '         1',
        '        O1',
        '1P1 1x1 11',
        '111 1x1   ',
        '    111   ',
    ],
    [
        '            ',
        '11   xx1   1',
        '1P   1     O',
        '11     1  11',
        '     1xx    ',
        '    11      ',

    ],
    [
        '      1       ',
        '      1      O',
        '1P1  j1  jxx11',
        '111           ',
    ],
    [
        '1xxxxx       ',
        '             ',
        'P          O ',
        '1jjjjjj   111',
        '           1 ',
    ],
    [
        '            ',
        '11        11',
        '1          1',
        '1          1',
        '1P        O1',
        '1j     1  11',
        '     1      ',
        '            ',
    ],
    [
        '1111',
        'P  1',
        '11 1',
        ' 1O1',
    ],
    [
        '1P1',
        '1 1',
        '1 1',
        '1 1',
        '1 1',
        '1 1',
        '1 1',
        '1O1',

    ],
    [
        '             ',
        '             ',
        '             ',
        '            O',
        '1P1  22   222',
        '111    22    ',
        '             ',
        '             ',
    ],
    [
        '       2     ',
        'P    2       ',
        '22 2        O',
        '         2222',
    ],
    [
        '       ',
        '       ',
        '       ',
        '       ',
        'P     O',
        '22XX222',
        '       ',
        '       ',
        '       ',
        '       ',

    ],
    [
        '       ',
        '       ',
        '       ',
        '       ',
        'P     O',
        '11xx111',
        '       ',
        '       ',
        '       ',
        '       ',
    ],
    [
        '               ',
        '               ',
        '               ',
        'O              ',
        '222   J2       ',
        '   XXX       P ',
        '       XX JJ222',
        '               ',
        '               ',
    ],
    [
        '         3  ',
        '         3  ',
        '       3    ',
        '3P   3     O',
        '3333     333',
        '          33',
    ],
    [
        '3333333333',
        '3P       3',
        '3333333  3',
        '3        3',
        '3  3333333',
        '3        3',
        '333 333333',
        '333 333333',
        '33      O3',
        '3333333333',

    ],
    [
        'P        O',
        '11111x1111',
        '    xxx   ',
    ],
    [
        'P        O',
        '44444!4444',
        '    !!!   ',
    ],
    [
        '            ', 
        '     x      ',
        '            ',
        ' P        O ',
        '111  j x 111',
        ' 1        1 ',
        '            ',

    ],
    [
        '            ', 
        '     !      ',
        '            ',
        ' P        O ',
        '444  K ! 444',
        ' 4        4 ',
        '            ',
    ],
    [
        '4444',
        'P  4',
        '44 4',
        '44O4',
    ],
    [
        '4P4',
        '4 4',
        '   ',
        '4 4',
        '   ',
        '4 4',
        '   ',
        '4O4',
    ],
    [],
];
